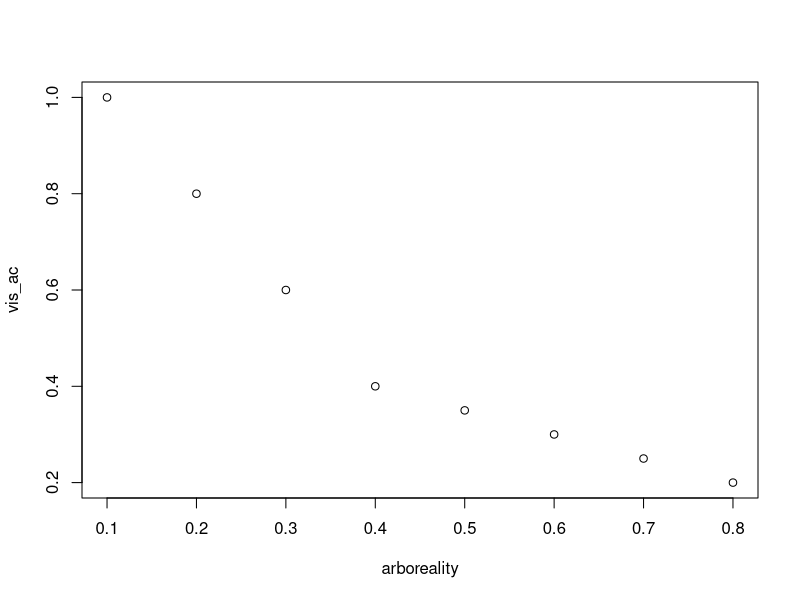
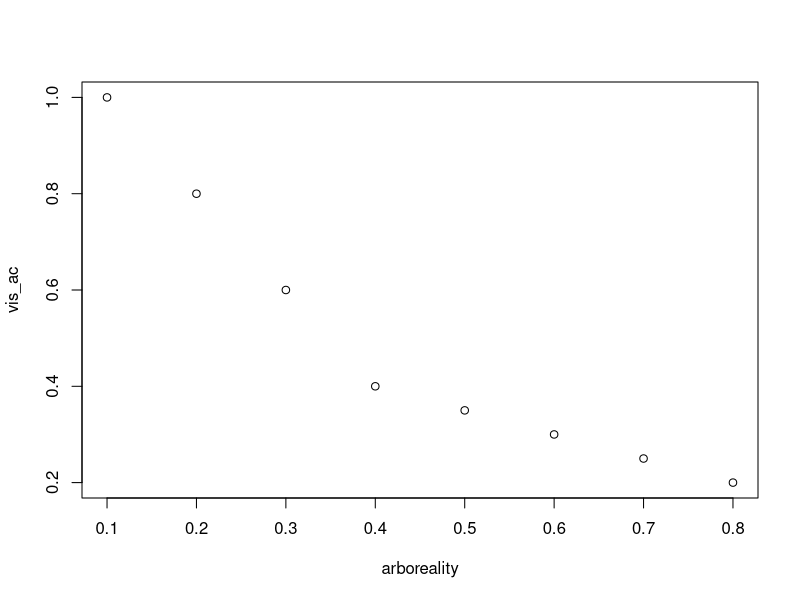
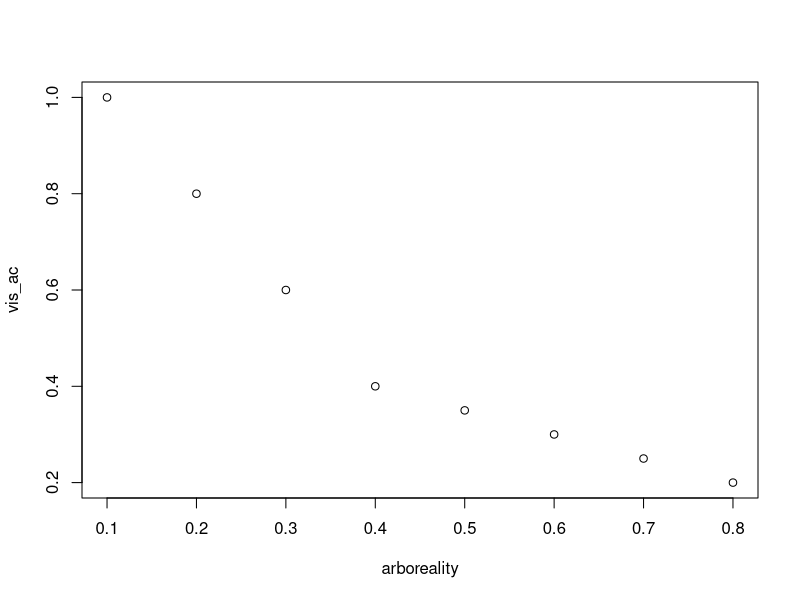
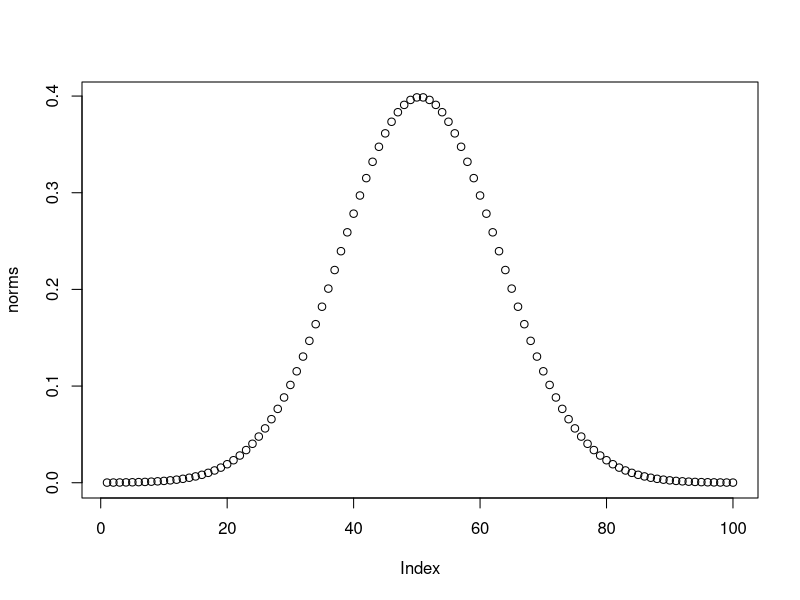
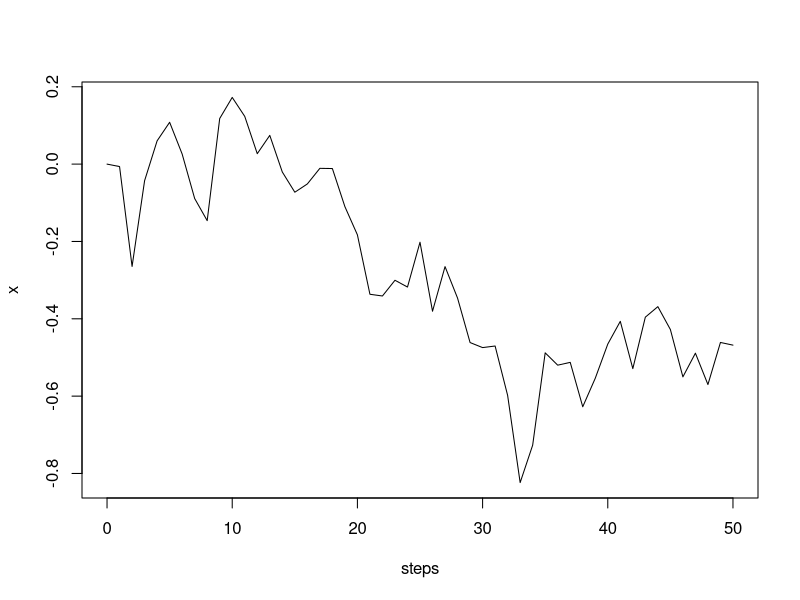
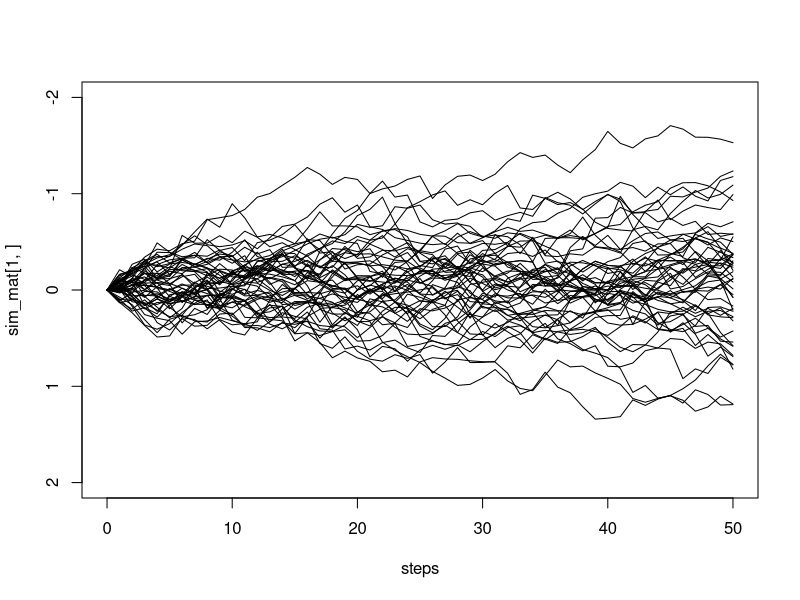
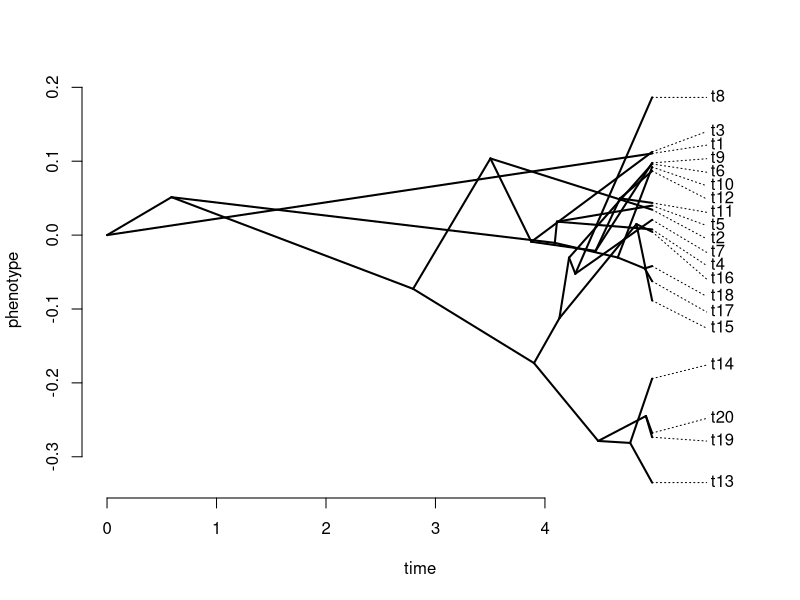
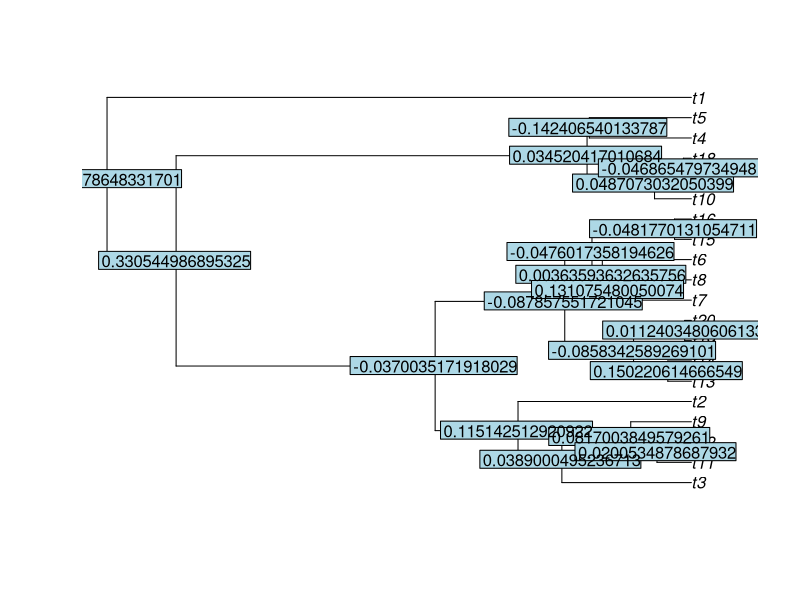

Generate these figures, in order, with R:
## ---- chunk 1
arboreality <- c(.1, .2, .3, .4, .5, .6, .7, .8)
vis_ac <- c(1, .8, .6, .4, .35, .3, .25, .2)
plot(arboreality, vis_ac)
## ---- chunk 2
arboreality <- c(.1, .2, .3, .4, .5, .6, .7, .8)
vis_ac <- c(1, .8, .6, .4, .35, .3, .25, .2)
plot(arboreality, vis_ac)
## ---- chunk 3
arboreality <- c(.1, .2, .3, .4, .5, .6, .7, .8)
vis_ac <- c(1, .8, .6, .4, .35, .3, .25, .2)
plot(arboreality, vis_ac)
## ---- chunk 4
x <- seq(-4, 4, length=100)
norms <- dnorm(x, sd = 1)
plot(norms)
## ---- chunk 5
steps <- 0:50  
var <- 0.01
x <- rnorm(n = length(steps) - 1, sd = sqrt(var))
x <- c(0, cumsum(x))
plot(steps, x, type = "line")
## ---- chunk 6
steps <- 0:50  
var <- 0.01
n_sims <- 50
sim_mat <- matrix(0, n_sims, length(steps))


for (i in 1:n_sims) {
  sim_mat[i, ] <- c(0, cumsum(rnorm(n = length(steps) - 1, sd = sqrt(var))))
}

plot(steps, sim_mat[1, ], type = "line", ylim = c(2, -2)) #when you scale var, you may need to adjust the axis!

for (i in 1:n_sims) {
  lines(steps, sim_mat[i, ])
}
## ---- chunk 7
library(phytools)
tree <- pbtree(n=20)
x <- fastBM(tree, sig2 = var, internal = TRUE)
x
## ---- chunk 8
phenogram(tree, x)
## ---- chunk 9
x <- fastBM(tree, sig2 = var, internal = FALSE)
contrasts <- pic(x, tree, scaled=FALSE)
contrasts
## ---- chunk 10
plot(tree)
nodelabels(contrasts)
## ---- chunk 11
important_environmental_factor <- seq(from = 1, to = 19, by = 1)
plot(contrasts, important_environmental_factor)
## ---- chunk 12
tree_20 <- pbtree(n=20)
trait <- fastBM(tree_20)
phenogram(tree_20, trait)
anc_states <-anc.ML(tree_20, trait)
plotBranchbyTrait(tree_20, trait)
## ---- chunk 13
tree_20$tip.states <- trait
tree_20$node.labels <- anc_states$ace
write.tree(tree_20, file = "annotated.tre")
